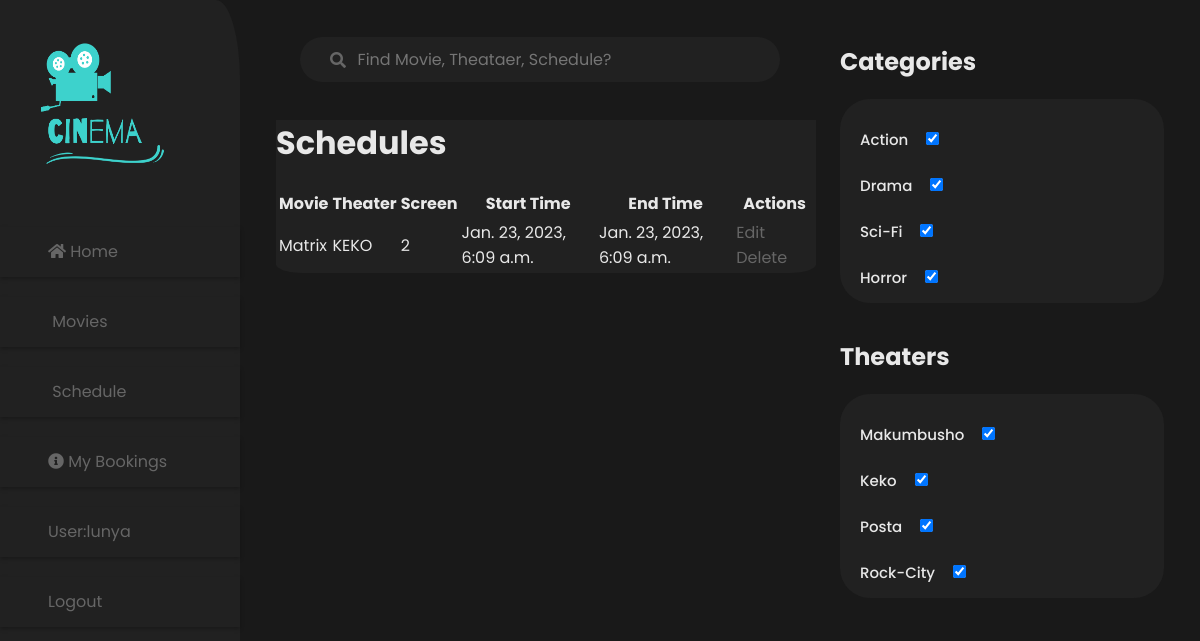
/landofcinema/view_schedule/ (signed in), run on an earlier commit of the app's database.
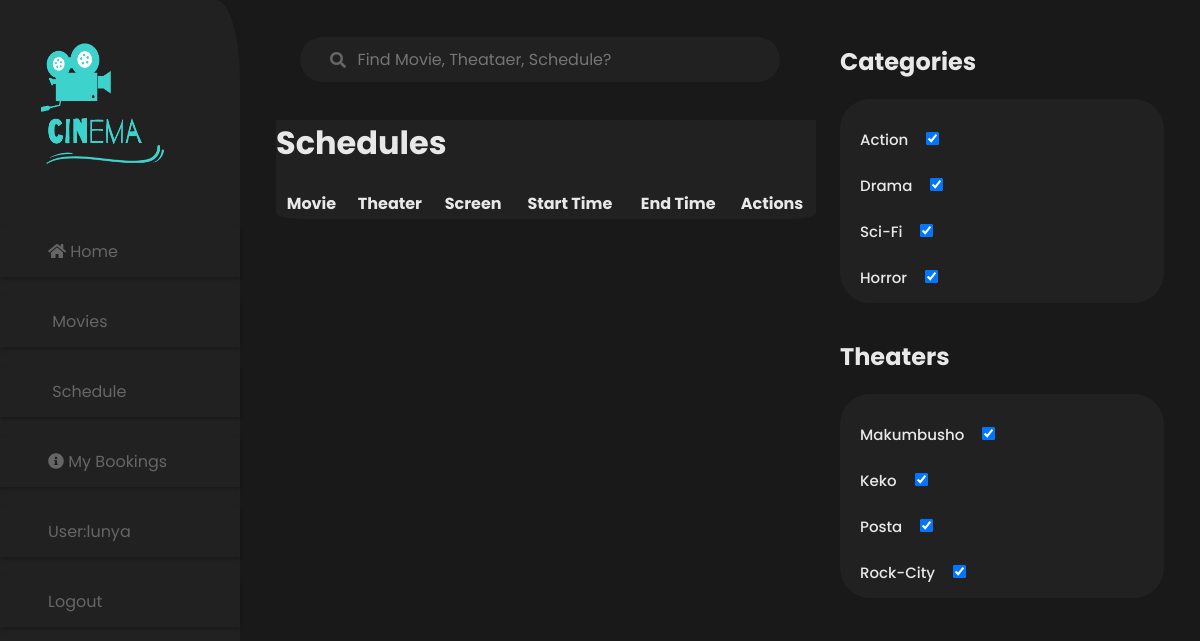
And on a later commit of the database.
### landofcinema/models.py (models this page shows, shortened)
class Schedule(models.Model):
    movie = models.ForeignKey(Movie, on_delete=models.CASCADE)
    screen = models.ForeignKey(Screen, on_delete=models.CASCADE)
    start_time = models.DateTimeField()
    end_time = models.DateTimeField()

class Movie(models.Model):
    title = models.CharField(max_length=255)
    synopsis = models.TextField()
    release_date = models.DateField(null=True, blank=True)
    image_url = models.URLField()
    rating = models.FloatField(default=0.0)

class Screen(models.Model):
    theater = models.ForeignKey(Theater, on_delete=models.CASCADE)
    screen_number = models.IntegerField()
    capacity = models.IntegerField()

class Theater(models.Model):
    name = models.CharField(max_length=255)
    region = models.CharField(max_length=255)
    address = models.CharField(max_length=255)

### landofcinema/views.py (the view)
# urls.py: path('view_schedule/',views.schedule_list, name='view_schedule'),
def schedule_list(request):
    if not request.user.groups.filter(name='Employee').exists():
        return redirect('index')
    schedules = Schedule.objects.all()
    return render(request, 'schedule_list.html', {'schedules': schedules})

### landofcinema/templates/schedule_list.html
{% extends 'base_generic.html' %}
{% block content %}
    <h1>Schedules</h1>
    <table>
        <thead>
            <tr>
                <th>Movie</th>
                <th>Theater</th>
                <th>Screen</th>
                <th>Start Time</th>
                <th>End Time</th>
                <th>Actions</th>
            </tr>
        </thead>
        <tbody>
            {% for schedule in schedules %}
                <tr>
                    <td>{{ schedule.movie.title }}</td>
                    <td>{{ schedule.screen.theater.name }}</td>
                    <td>{{ schedule.screen.screen_number }}</td>
                    <td>{{ schedule.start_time }}</td>
                    <td>{{ schedule.end_time }}</td>
                    <td>
                        <a href="{% url 'schedule_edit_admin' schedule.id %}">Edit</a>
                        <a href="{% url 'delete_schedule' schedule.id %}">Delete</a>
                    </td>
                </tr>
            {% endfor %}
        </tbody>
    </table>
{% endblock %}

What changed in the data, as far as the page shows it:
removed Schedule: movie "Matrix", screen.theater.name "KEKO", screen.screen_number "2", start_time "Jan. 23, 2023, 6:09 a.m.", end_time "Jan. 23, 2023, 6:09 a.m."
